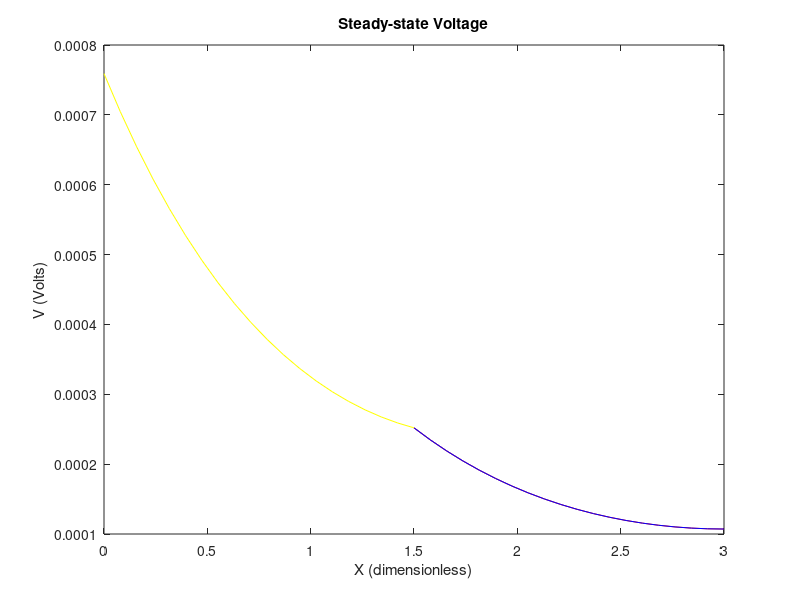

This chart was generated by the following MATLAB code:
clc;
close all;
% mammalian dendrite

% Dimensions of compartments

d1 = 75e-4; 			% cm
d21 = 30e-4; 			% cm
d22 = 15e-4; 			% cm
%d21 = 47.2470e-4;       % E9 cm
%d22 = d21;               % E9 cm

l1 = 1.5;			% dimensionless
l21 = 3.0;			% dimensionless
l22 = 3.0;			% dimensionless

% Electrical properties of compartments

Rm = 6e3;			% Ohms cm^2
Rc = 90;			% Ohms cm
Rs = 1e6;			% Ohms

c1 = 2*(Rc*Rm)^(1/2)/pi;

rl1 = c1*d1^(-3/2);		% Ohms
rl21 = c1*d21^(-3/2);		% Ohms
rl22 = c1*d22^(-3/2);		% Ohms

% Applied current

iapp = 1e-9; 	% Amps

% Coefficient matrices

A = [1 -1 0 0 0 0;
     0 0 -exp(-l21) exp(l21) 0 0;
     0 0 0 0 -exp(-l22) exp(l22);
     exp(-l1) exp(l1) -exp(-l1) -exp(l1) 0 0;
     0 0 exp(-l1) exp(l1) -exp(-l1) -exp(l1);
     -exp(-l1) exp(l1) rl1*exp(-l1)/rl21 -rl1*exp(l1)/rl21 rl1*exp(-l1)/rl22 -rl1*exp(l1)/rl22]; %Changed the sign of the index of exponential term in 6x6 element 

b = [rl1*iapp 0 0 0 0 0]';
x = A\b;
X = x*10^5

y1 = linspace(0,l1,20);
y21 = linspace(l1,l21,20);
y22 = linspace(l1,l22,20);
v1 = x(1)*exp(-y1)+x(2)*exp(y1);
v21 = x(3)*exp(-y21)+x(4)*exp(y21);
v22 = x(5)*exp(-y22)+x(6)*exp(y22);
figure;
plot(y1,v1,'y-',y21,v21,'r-',y22,v22,'b-');
xlabel('X (dimensionless)');
ylabel('V (Volts)');
title('Steady-state Voltage');


